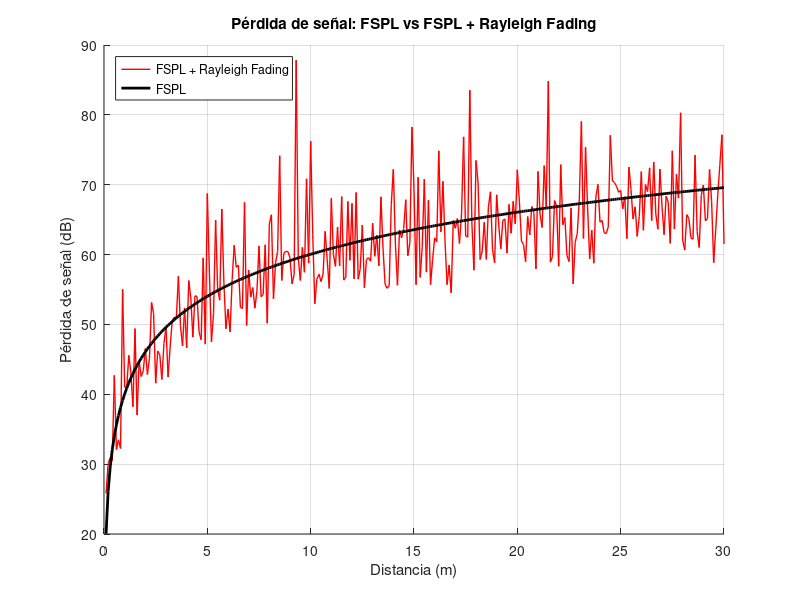

MATLAB code for this plot:
% Parámetros
f = 2.4e9;            % Frecuencia (Hz)
c = 3e8;              % Velocidad de la luz (m/s)
d = 0.1:0.1:30;     % Distancia (m)

% Free Space Path Loss (FSPL)
PL_fspl = 20*log10(d) + 20*log10(f) + 20*log10(4*pi/c);

% Generar Rayleigh fading (potencia de desvanecimiento en dB)
N = length(d);
sigma = 1;  % parámetro Rayleigh
rayleigh_env = sigma * sqrt(-2 * log(rand(1, N)));   % envolvente
PF_dB = -20 * log10(rayleigh_env);                   % conversión a dB

% Sumar la atenuación por fading a la pérdida de espacio libre
PL_total = PL_fspl + PF_dB;

% Graficar
figure; hold on;
plot(d, PL_total, '-r', 'LineWidth', 1, 'DisplayName', 'FSPL + Rayleigh Fading');
plot(d, PL_fspl, '-k', 'LineWidth', 2, 'DisplayName', 'FSPL');

xlabel('Distancia (m)');
ylabel('Pérdida de señal (dB)');
title('Pérdida de señal: FSPL vs FSPL + Rayleigh Fading');
legend('Location', 'northwest');
grid on;

% Mostrar pérdida final
fprintf('Pérdida FSPL a %.2f m: %.2f dB\n', d(end), PL_fspl(end));
fprintf('Pérdida total con Rayleigh a %.2f m: %.2f dB\n', d(end), PL_total(end));
